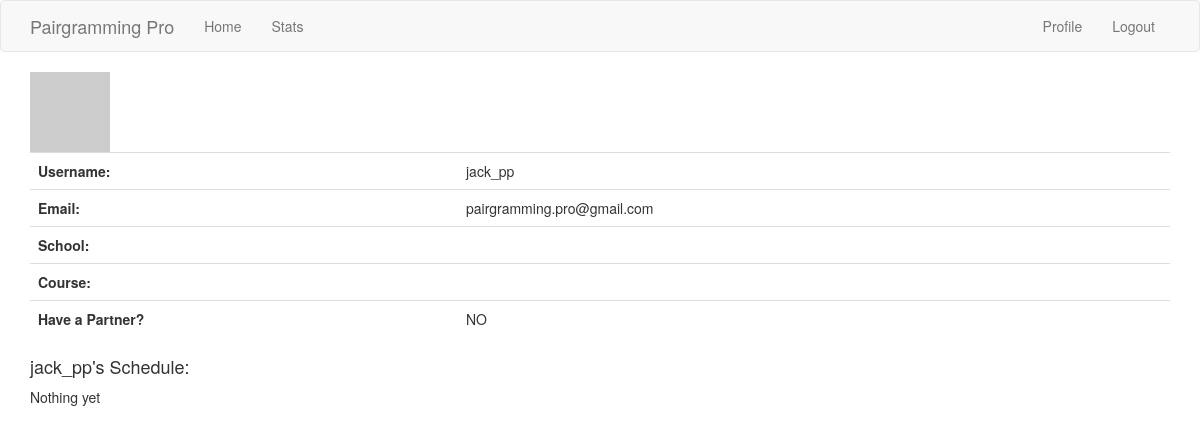
The app's page /user/jack_pp (signed in), older data.
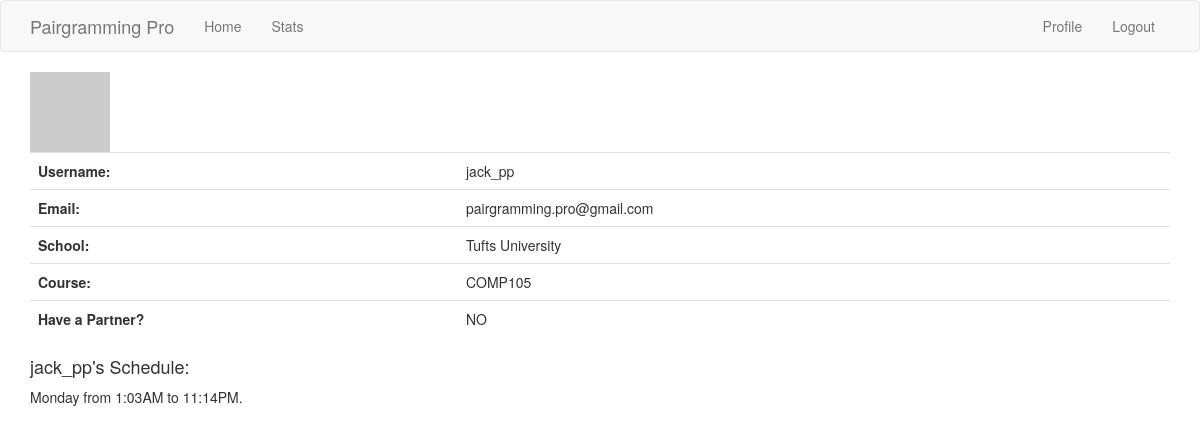
The same page, newer data.
### app/models.py (models this page shows, shortened)
class User(UserMixin, db.Model):
    id = db.Column(db.Integer, primary_key=True)
    username = db.Column(db.String(128), index=True, unique=True)
    email = db.Column(db.String(128), index=True, unique=True)
    s_id = db.Column(db.Integer, db.ForeignKey('school.id'))
    c_id = db.Column(db.Integer, db.ForeignKey('course.id'))
    password_hash = db.Column(db.String(128))
    free_times = db.relationship('FreeInterval', backref='author', lazy='dynamic')
    taken = db.Column(db.Boolean)
    partner = db.Column(db.String(128))
    p_id = db.Column(db.Integer)
    def avatar(self, size):
        digest = md5(self.email.lower().encode('utf-8')).hexdigest()
        return 'https://www.gravatar.com/avatar/{}?d=identicon&s={}'.format(digest, size)

class School(db.Model):
    id = db.Column(db.Integer, primary_key=True)
    name = db.Column(db.String(128), index=True, unique=True)
    courses = db.relationship('Course', backref='institution', lazy='dynamic')
    students = db.relationship('User', backref='attending', lazy='dynamic')
    admin_school = db.Column(db.Boolean)

class Course(db.Model):
    id = db.Column(db.Integer, primary_key=True)
    name = db.Column(db.String(64), index=True, unique=True)
    s_id = db.Column(db.Integer, db.ForeignKey('school.id'))
    students = db.relationship('User', backref='enrolled', lazy='dynamic')

class FreeInterval(db.Model):
    id = db.Column(db.Integer, primary_key=True)
    start_day = db.Column(db.String(10))
    start_time = db.Column(db.String(10))
    end_day = db.Column(db.String(10))
    end_time = db.Column(db.String(10))
    user_id = db.Column(db.Integer, db.ForeignKey('user.id'))
    def __repr__(self):
        if self.start_day == self.end_day:
            return '{} from {} to {}.'.format(self.start_day, self.start_time, self.end_time)
        else:
            return '{} at {} to {} at {}.'.format(self.start_day, self.start_time, self.end_day, self.end_time)

### app/routes.py (the view)
@app.route('/user/<username>')
@login_required
def user(username):
    user = User.query.filter_by(username=username).first_or_404()
    schedule = schedule = FreeInterval.query.filter_by(author=user)
    if user.username == current_user.username and str(current_user.username) in DM.ADMINS:
        return render_template('user.html', user=user, admin=True, schedule=schedule)
    else:
        return render_template('user.html', user=user, schedule=schedule)

### app/models.py (called while the page is built)
@login.user_loader
def load_user(id):
    return User.query.get(int(id))

### app/templates/user.html (shortened to what this page needs)
{% extends "base.html" %}
{% block app_content %}
    <img src="{{ user.avatar(129) }}">
    <table class="table">
        <tr>
            <th>Username:</th>
            <td>{{ user.username }}</td>
        </tr>
        <tr>
            <th>Email:</th>
            <td>{{ user.email }}</td>
        </tr>
        <tr>
            <th>School:</th>
            <td>{{ user.attending.name }}</td>
        </tr>
        <tr>
            <th>Course:</th>
            <td>{{ user.enrolled.name }}</td>
        </tr>
        <tr>
            <th>Have a Partner?</th>
            <td>
                {% if user.taken %}
                YES
                {% else %}
                NO
                {% endif %}
            </td>
        </tr>
    </table>
    {% if user == current_user %}
        <p><a href="{{ url_for('edit_profile') }}">Edit your profile</a></p>
    {% else %}
        <h4>{{user.username}}'s Schedule:</h4>
        {% for s in schedule %}
        {{s}}
        {% else %}
            Nothing yet
        {% endfor %}
    {% endif %}
{% endblock %}

Row changes from the older to the newer data that the page shows:
now on this page (row unchanged): School: attending.name "Tufts University"
now on this page (row unchanged): Course: enrolled.name "COMP105"
added FreeInterval: start_day+end_day+start_time "Monday from 1:03AM to 11:14PM."
Text that changed along with them:
text no longer shown: "Nothing yet"
